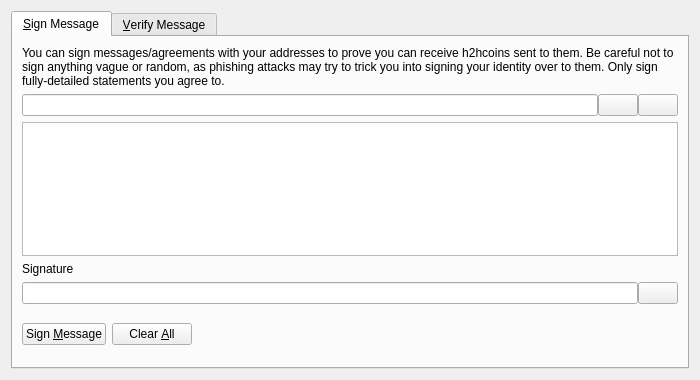
<?xml version="1.0" encoding="UTF-8"?>
<ui version="4.0">
 <class>SignVerifyMessageDialog</class>
 <widget class="QDialog" name="SignVerifyMessageDialog">
  <property name="geometry">
   <rect>
    <x>0</x>
    <y>0</y>
    <width>700</width>
    <height>380</height>
   </rect>
  </property>
  <property name="windowTitle">
   <string>Signatures - Sign / Verify a Message</string>
  </property>
  <property name="modal">
   <bool>true</bool>
  </property>
  <layout class="QVBoxLayout" name="verticalLayout">
   <item>
    <widget class="QTabWidget" name="tabWidget">
     <property name="currentIndex">
      <number>0</number>
     </property>
     <widget class="QWidget" name="tabSignMessage">
      <attribute name="title">
       <string>&amp;Sign Message</string>
      </attribute>
      <layout class="QVBoxLayout" name="verticalLayout_SM">
       <item>
        <widget class="QLabel" name="infoLabel_SM">
         <property name="text">
          <string>You can sign messages/agreements with your addresses to prove you can receive h2hcoins sent to them. Be careful not to sign anything vague or random, as phishing attacks may try to trick you into signing your identity over to them. Only sign fully-detailed statements you agree to.</string>
         </property>
         <property name="textFormat">
          <enum>Qt::PlainText</enum>
         </property>
         <property name="wordWrap">
          <bool>true</bool>
         </property>
        </widget>
       </item>
       <item>
        <layout class="QHBoxLayout" name="horizontalLayout_1_SM">
         <property name="spacing">
          <number>0</number>
         </property>
         <item>
          <widget class="QValidatedLineEdit" name="addressIn_SM">
           <property name="toolTip">
            <string>The A2ncoin address to sign the message with</string>
           </property>
          </widget>
         </item>
         <item>
          <widget class="QPushButton" name="addressBookButton_SM">
           <property name="toolTip">
            <string>Choose previously used address</string>
           </property>
           <property name="text">
            <string/>
           </property>
           <property name="icon">
            <iconset resource="../a2ncoin.qrc">
             <normaloff>:/icons/address-book</normaloff>:/icons/address-book</iconset>
           </property>
           <property name="shortcut">
            <string>Alt+A</string>
           </property>
           <property name="autoDefault">
            <bool>false</bool>
           </property>
          </widget>
         </item>
         <item>
          <widget class="QPushButton" name="pasteButton_SM">
           <property name="toolTip">
            <string>Paste address from clipboard</string>
           </property>
           <property name="text">
            <string/>
           </property>
           <property name="icon">
            <iconset resource="../a2ncoin.qrc">
             <normaloff>:/icons/editpaste</normaloff>:/icons/editpaste</iconset>
           </property>
           <property name="shortcut">
            <string>Alt+P</string>
           </property>
           <property name="autoDefault">
            <bool>false</bool>
           </property>
          </widget>
         </item>
        </layout>
       </item>
       <item>
        <widget class="QPlainTextEdit" name="messageIn_SM">
         <property name="toolTip">
          <string>Enter the message you want to sign here</string>
         </property>
        </widget>
       </item>
       <item>
        <widget class="QLabel" name="signatureLabel_SM">
         <property name="text">
          <string>Signature</string>
         </property>
         <property name="textFormat">
          <enum>Qt::PlainText</enum>
         </property>
        </widget>
       </item>
       <item>
        <layout class="QHBoxLayout" name="horizontalLayout_2_SM">
         <property name="spacing">
          <number>0</number>
         </property>
         <item>
          <widget class="QLineEdit" name="signatureOut_SM">
           <property name="font">
            <font>
             <italic>true</italic>
            </font>
           </property>
           <property name="readOnly">
            <bool>true</bool>
           </property>
          </widget>
         </item>
         <item>
          <widget class="QPushButton" name="copySignatureButton_SM">
           <property name="toolTip">
            <string>Copy the current signature to the system clipboard</string>
           </property>
           <property name="text">
            <string/>
           </property>
           <property name="icon">
            <iconset resource="../a2ncoin.qrc">
             <normaloff>:/icons/editcopy</normaloff>:/icons/editcopy</iconset>
           </property>
           <property name="autoDefault">
            <bool>false</bool>
           </property>
          </widget>
         </item>
        </layout>
       </item>
       <item>
        <layout class="QHBoxLayout" name="horizontalLayout_3_SM">
         <item>
          <widget class="QPushButton" name="signMessageButton_SM">
           <property name="toolTip">
            <string>Sign the message to prove you own this A2ncoin address</string>
           </property>
           <property name="text">
            <string>Sign &amp;Message</string>
           </property>
           <property name="icon">
            <iconset resource="../a2ncoin.qrc">
             <normaloff>:/icons/edit</normaloff>:/icons/edit</iconset>
           </property>
           <property name="autoDefault">
            <bool>false</bool>
           </property>
          </widget>
         </item>
         <item>
          <widget class="QPushButton" name="clearButton_SM">
           <property name="toolTip">
            <string>Reset all sign message fields</string>
           </property>
           <property name="text">
            <string>Clear &amp;All</string>
           </property>
           <property name="icon">
            <iconset resource="../a2ncoin.qrc">
             <normaloff>:/icons/remove</normaloff>:/icons/remove</iconset>
           </property>
           <property name="autoDefault">
            <bool>false</bool>
           </property>
          </widget>
         </item>
         <item>
          <spacer name="horizontalSpacer_1_SM">
           <property name="orientation">
            <enum>Qt::Horizontal</enum>
           </property>
           <property name="sizeHint" stdset="0">
            <size>
             <width>40</width>
             <height>48</height>
            </size>
           </property>
          </spacer>
         </item>
         <item>
          <widget class="QLabel" name="statusLabel_SM">
           <property name="font">
            <font>
             <weight>75</weight>
             <bold>true</bold>
            </font>
           </property>
           <property name="text">
            <string/>
           </property>
           <property name="wordWrap">
            <bool>true</bool>
           </property>
          </widget>
         </item>
         <item>
          <spacer name="horizontalSpacer_2_SM">
           <property name="orientation">
            <enum>Qt::Horizontal</enum>
           </property>
           <property name="sizeHint" stdset="0">
            <size>
             <width>40</width>
             <height>48</height>
            </size>
           </property>
          </spacer>
         </item>
        </layout>
       </item>
      </layout>
     </widget>
     <widget class="QWidget" name="tabVerifyMessage">
      <attribute name="title">
       <string>&amp;Verify Message</string>
      </attribute>
      <layout class="QVBoxLayout" name="verticalLayout_VM">
       <item>
        <widget class="QLabel" name="infoLabel_VM">
         <property name="text">
          <string>Enter the receiver's address, message (ensure you copy line breaks, spaces, tabs, etc. exactly) and signature below to verify the message. Be careful not to read more into the signature than what is in the signed message itself, to avoid being tricked by a man-in-the-middle attack. Note that this only proves the signing party receives with the address, it cannot prove sendership of any transaction!</string>
         </property>
         <property name="textFormat">
          <enum>Qt::PlainText</enum>
         </property>
         <property name="alignment">
          <set>Qt::AlignLeading|Qt::AlignLeft|Qt::AlignTop</set>
         </property>
         <property name="wordWrap">
          <bool>true</bool>
         </property>
        </widget>
       </item>
       <item>
        <layout class="QHBoxLayout" name="horizontalLayout_1_VM">
         <property name="spacing">
          <number>0</number>
         </property>
         <item>
          <widget class="QValidatedLineEdit" name="addressIn_VM">
           <property name="toolTip">
            <string>The A2ncoin address the message was signed with</string>
           </property>
          </widget>
         </item>
         <item>
          <widget class="QPushButton" name="addressBookButton_VM">
           <property name="toolTip">
            <string>Choose previously used address</string>
           </property>
           <property name="text">
            <string/>
           </property>
           <property name="icon">
            <iconset resource="../a2ncoin.qrc">
             <normaloff>:/icons/address-book</normaloff>:/icons/address-book</iconset>
           </property>
           <property name="shortcut">
            <string>Alt+A</string>
           </property>
           <property name="autoDefault">
            <bool>false</bool>
           </property>
          </widget>
         </item>
        </layout>
       </item>
       <item>
        <widget class="QPlainTextEdit" name="messageIn_VM"/>
       </item>
       <item>
        <widget class="QValidatedLineEdit" name="signatureIn_VM"/>
       </item>
       <item>
        <layout class="QHBoxLayout" name="horizontalLayout_2_VM">
         <item>
          <widget class="QPushButton" name="verifyMessageButton_VM">
           <property name="toolTip">
            <string>Verify the message to ensure it was signed with the specified A2ncoin address</string>
           </property>
           <property name="text">
            <string>Verify &amp;Message</string>
           </property>
           <property name="icon">
            <iconset resource="../a2ncoin.qrc">
             <normaloff>:/icons/transaction_0</normaloff>:/icons/transaction_0</iconset>
           </property>
           <property name="autoDefault">
            <bool>false</bool>
           </property>
          </widget>
         </item>
         <item>
          <widget class="QPushButton" name="clearButton_VM">
           <property name="toolTip">
            <string>Reset all verify message fields</string>
           </property>
           <property name="text">
            <string>Clear &amp;All</string>
           </property>
           <property name="icon">
            <iconset resource="../a2ncoin.qrc">
             <normaloff>:/icons/remove</normaloff>:/icons/remove</iconset>
           </property>
           <property name="autoDefault">
            <bool>false</bool>
           </property>
          </widget>
         </item>
         <item>
          <spacer name="horizontalSpacer_1_VM">
           <property name="orientation">
            <enum>Qt::Horizontal</enum>
           </property>
           <property name="sizeHint" stdset="0">
            <size>
             <width>40</width>
             <height>48</height>
            </size>
           </property>
          </spacer>
         </item>
         <item>
          <widget class="QLabel" name="statusLabel_VM">
           <property name="font">
            <font>
             <weight>75</weight>
             <bold>true</bold>
            </font>
           </property>
           <property name="text">
            <string/>
           </property>
           <property name="wordWrap">
            <bool>true</bool>
           </property>
          </widget>
         </item>
         <item>
          <spacer name="horizontalSpacer_2_VM">
           <property name="orientation">
            <enum>Qt::Horizontal</enum>
           </property>
           <property name="sizeHint" stdset="0">
            <size>
             <width>40</width>
             <height>48</height>
            </size>
           </property>
          </spacer>
         </item>
        </layout>
       </item>
      </layout>
     </widget>
    </widget>
   </item>
  </layout>
 </widget>
 <customwidgets>
  <customwidget>
   <class>QValidatedLineEdit</class>
   <extends>QLineEdit</extends>
   <header>qvalidatedlineedit.h</header>
  </customwidget>
 </customwidgets>
 <resources>
  <include location="../a2ncoin.qrc"/>
 </resources>
 <connections/>
</ui>
